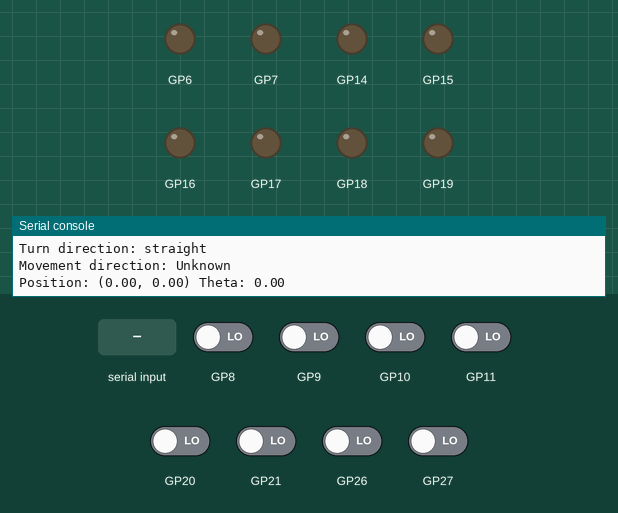
Simulated run of this program. Board: Raspberry Pi Pico running MicroPython. Parts: output pins drawn as LEDs (lit = HIGH), the last lines printed to the serial console. The inputs (shaded band) are chosen by the test bench; at power-on: GP8–11, GP20, GP21, GP26, GP27 LOW.

Above: at 1.2 s.
1.3 s: "maju" typed at the serial console, then Enter
At 2.5 s:
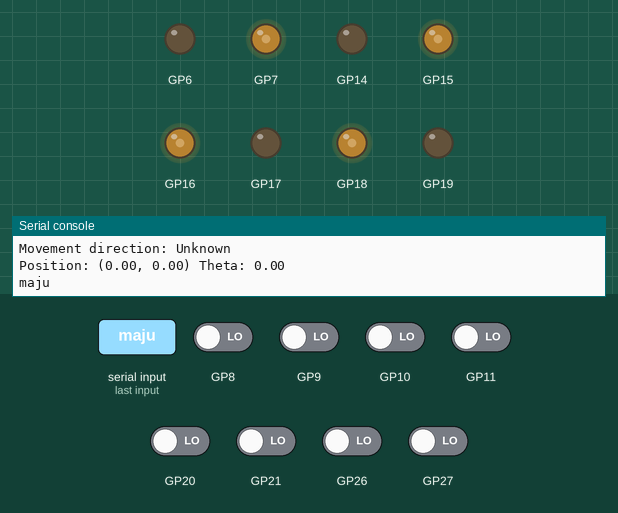
2.8 s: "mundur" typed at the serial console, then Enter
4.3 s: "kiri" typed at the serial console, then Enter
At 4.9 s:
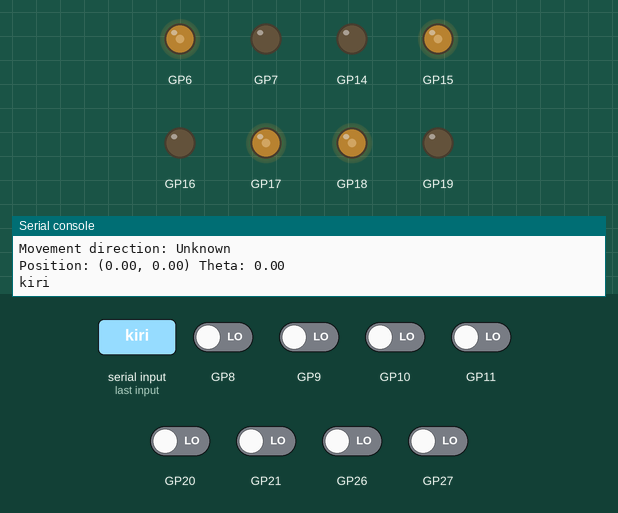
Timing chart, 0 to 7.3 s (numbered marks = the images above; inputs shaded):
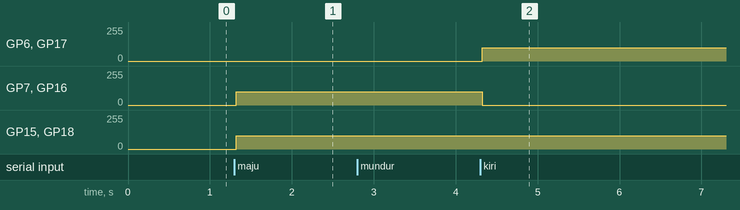

Measured:
- after the input at 1.3 s, GP7, GP15, GP16, GP18: 0/255 → 100/255 at once
- after the input at 4.3 s, GP6, GP17: 0/255 → 100/255 at once; GP7, GP16: 100/255 → 0/255 at once

The program:

tesPosisi.py
```python
from machine import Pin, PWM, Timer, UART
import utime, time
import select
import sys
import math

machine.freq(200000000)
# motor 1 depan kiri, 2 depan kanan, 3 belakang kiri, 4 belakang kanan

# Define GPIO pins for each encoder channel
encoder_channels = [(8, 9), (27, 26), (10, 11), (21, 20)]  # Each tuple contains (channel_A, channel_B) pins for an encoder

# Define driver pins for motors
motor_pins = [(6, 7), (19, 18), (14, 15), (17, 16)]  # Each tuple contains (RPWM, LPWM) pins for a motor

poll_obj = select.poll()
poll_obj.register(sys.stdin, select.POLLIN)

# Set up the GPIO pins as outputs for motors
motors = []
for rpwm_pin, lpwm_pin in motor_pins:
    rpwm = Pin(rpwm_pin, Pin.OUT)
    lpwm = Pin(lpwm_pin, Pin.OUT)
    motors.append((PWM(rpwm), PWM(lpwm)))

# Set PWM frequency and initial duty cycle for all motors
for rpwm, lpwm in motors:
    rpwm.freq(10000)
    lpwm.freq(10000)
    rpwm.duty_u16(0)
    lpwm.duty_u16(0)

encoder_counts = [0, 0, 0, 0]
previous_encoder_counts = [0, 0, 0, 0]  # Initialize previous_encoder_counts

# Setup GPIO pins as inputs with pull-down resistors for encoders
encoders = []
encoder_handlers = []

def handle_encoder(encoder_index):
    global encoder_counts

    encoder_a, encoder_b = encoders[encoder_index]
    current_encoder_state = (encoder_a.value() << 1) | encoder_b.value()
    if current_encoder_state == 0b00 and previous_encoder_states[encoder_index] == 0b01:
        encoder_counts[encoder_index] -= 1
    elif current_encoder_state == 0b00 and previous_encoder_states[encoder_index] == 0b10:
        encoder_counts[encoder_index] += 1
    previous_encoder_states[encoder_index] = current_encoder_state

# Set interrupt untuk pembacaan encoder
previous_encoder_states = [0, 0, 0, 0]

for i in range(len(encoder_channels)):
    channel_A, channel_B = encoder_channels[i]
    encoder_a = Pin(channel_A, Pin.IN, Pin.PULL_DOWN)
    encoder_b = Pin(channel_B, Pin.IN, Pin.PULL_DOWN)
    encoders.append((encoder_a, encoder_b))

    def create_handler(index):
        def handler(pin):
            handle_encoder(index)
        return handler

    encoder_handler = create_handler(i)
    encoder_handlers.append(encoder_handler)

    encoder_a.irq(handler=encoder_handler, trigger=Pin.IRQ_RISING|Pin.IRQ_FALLING)
    encoder_b.irq(handler=encoder_handler, trigger=Pin.IRQ_RISING|Pin.IRQ_FALLING)

def stop_motors():
    for rpwm, lpwm in motors:
        rpwm.duty_u16(0)
        lpwm.duty_u16(0)

def drive_motor(motor_index, R, L):
    rpwm, lpwm = motors[motor_index]
    rpwm.duty_u16(R)
    lpwm.duty_u16(L)

def switch_case(case):
    if case == "maju":
        case_maju()
    elif case == "mundur":
        case_mundur()
    elif case == "kiri":
        case_kiri()
    elif case == "kanan":
        case_kanan()
    elif case == "cw":
        case_cw()
    elif case == "ccw":
        case_ccw()
    elif case == "d_kanan_fw":
        case_d_kanan_fw()
    elif case == "d_kiri_fw":
        case_d_kiri_fw()
    elif case == "d_kanan_bw":
        case_d_kanan_bw()
    elif case == "d_kiri_bw":
        case_d_kiri_bw()
    elif case == "pivotatas":
        case_pivotatas()
    elif case == "pivotkanan":
        case_pivotkanan()
    else:
        case_default()

def case_maju():
    drive_motor(0, 0, pwm_send_fw)
    drive_motor(1, 0, pwm_front_fw)
    drive_motor(2, 0, pwm_send_fw)
    drive_motor(3, 0, pwm_back_fw)

def case_mundur():
    drive_motor(0, pwm_send_bw, 0)
    drive_motor(1, pwm_front_bw, 0)
    drive_motor(2, pwm_send_bw, 0)
    drive_motor(3, pwm_back_bw, 0)

def case_kiri():
    drive_motor(0, pwm_send_bw, 0)
    drive_motor(1, 0, pwm_front_fw)
    drive_motor(2, 0, pwm_send_fw)
    drive_motor(3, pwm_back_bw, 0)

def case_kanan():
    drive_motor(0, 0, pwm_send_fw)
    drive_motor(1, pwm_front_bw, 0)
    drive_motor(2, pwm_send_bw, 0)
    drive_motor(3, 0, pwm_back_fw)

def case_cw():
    drive_motor(0, 0, pwm_send_fw)
    drive_motor(1, pwm_front_bw, 0)
    drive_motor(2, 0, pwm_send_fw)
    drive_motor(3, pwm_back_bw, 0)

def case_ccw():
    drive_motor(0, pwm_send_bw, 0)
    drive_motor(1, 0, pwm_front_fw)
    drive_motor(2, pwm_send_bw, 0)
    drive_motor(3, 0, pwm_back_fw)

def case_d_kanan_fw():
    drive_motor(0, 0, pwm_send_fw)
    drive_motor(1, 0, 0)
    drive_motor(2, 0, 0)
    drive_motor(3, 0, pwm_send_fw)

def case_d_kiri_fw():
    drive_motor(0, 0, 0)
    drive_motor(1, 0, pwm_send_fw)
    drive_motor(2, 0, pwm_send_fw)
    drive_motor(3, 0, 0)

def case_d_kanan_bw():
    drive_motor(0, 0, 0)
    drive_motor(1, pwm_send_bw, 0)
    drive_motor(2, pwm_send_bw, 0)
    drive_motor(3, 0, 0)

def case_d_kiri_bw():
    drive_motor(0, pwm_send_bw, 0)
    drive_motor(1, 0, 0)
    drive_motor(2, 0, 0)
    drive_motor(3, pwm_send_bw, 0)

def case_pivotkanan():
    drive_motor(0, 0, pwm_send_fw)
    drive_motor(1, 0, 0)
    drive_motor(2, 0, pwm_send_fw)
    drive_motor(3, 0, 0)

def case_pivotatas():
    drive_motor(0, 0, pwm_send_fw)
    drive_motor(1, pwm_send_bw, 0)
    drive_motor(2, 0, 0)
    drive_motor(3, 0, 0)

def case_default():
    stop_motors()
    sys.stdout.write("Default case\n")

def convert_8bit_to_16bit_pwm(pwm_8bit):
    max_8bit_value = 255.00  # Maximum value for 8-bit PWM
    max_16bit_value = 65535.00  # Maximum value for 16-bit PWM

    const_front_fw = 1
    const_back_fw = 1
    const_front_bw = 1.1
    const_back_bw = 1

    # Scale the 8-bit PWM value to fit within the range of the 16-bit PWM
    pwm_16bit = (pwm_8bit / max_8bit_value) * max_16bit_value

    pwm_front_fw = pwm_16bit * const_front_fw
    pwm_back_fw = pwm_16bit * const_back_fw
    pwm_front_bw = pwm_16bit * const_front_bw
    pwm_back_bw = pwm_16bit * const_back_bw

    # Round to the nearest integer
    pwm_send_fw = int(round(pwm_16bit))
    pwm_send_bw = int(round(pwm_16bit))

    pwm_front_fwx = int(round(pwm_front_fw))
    pwm_back_fwx = int(round(pwm_back_fw))
    pwm_front_bwx = int(round(pwm_front_bw))
    pwm_back_bwx = int(round(pwm_back_bw))

    if pwm_front_bw <= 13000:
        pwm_front_bw = pwm_front_bw + 3000
    if pwm_back_bw <= 13000:
        pwm_back_bw = pwm_front_bw + 3000
    if pwm_send_bw <= 13000:
        pwm_send_bw = pwm_send_bw + 3000

    return pwm_send_fw, pwm_send_bw, pwm_front_fwx, pwm_back_fwx, pwm_front_bwx, pwm_back_bwx

# Constants for odometry
WHEEL_DIAMETER = 0.0601  # Example wheel diameter in meters
ENCODER_COUNTS_PER_REV = 400  # Example encoder counts per revolution
WHEEL_BASE = 0.325  # Distance between the left and right wheels

# Calculate distance per encoder count
distance_per_count = (math.pi * WHEEL_DIAMETER) / ENCODER_COUNTS_PER_REV

# Robot position and orientation
x_pos = 0.0
y_pos = 0.0
theta = 0.0

# Function to detect diagonal movement
def detect_diagonal_movement():
    global encoder_counts
    global previous_encoder_counts

    # Calculate the distance each wheel has traveled
    distances = [(encoder_counts[i] - previous_encoder_counts[i]) * distance_per_count for i in range(4)]

    # Identify diagonal movement patterns
    if distances[0] > 0 and distances[3] > 0 and distances[1] == 0 and distances[2] == 0:
        movement_direction = "Forward-Right Diagonal"
    elif distances[0] < 0 and distances[3] < 0 and distances[1] == 0 and distances[2] == 0:
        movement_direction = "Backward-Left Diagonal"
    elif distances[0] < 0 and distances[3] < 0 and distances[1] > 0 and distances[2] > 0:
        movement_direction = "Forward-Left Diagonal"
    elif distances[0] == 0 and distances[3] == 0 and distances[1] < 0 and distances[2] < 0:
        movement_direction = "Backward-Right Diagonal"
    else:
        movement_direction = "Unknown"

    sys.stdout.write("Movement direction: {}\n".format(movement_direction))

# Update robot position based on encoder counts
def update_position():
    global x_pos, y_pos, theta
    global encoder_counts
    global previous_encoder_counts

    # Calculate the distance each wheel has traveled
    distances = [(encoder_counts[i] - previous_encoder_counts[i]) * distance_per_count for i in range(4)]

    # Average the distances for each side of the robot
    distance_left = (distances[0] + distances[2]) / 2.0
    distance_right = (distances[1] + distances[3]) / 2.0

    # Calculate the change in position and orientation
    delta_theta = (distance_right - distance_left) / WHEEL_BASE
    delta_x = (distance_left + distance_right) / 2.0 * math.cos(theta + delta_theta / 2.0)
    delta_y = (distance_left + distance_right) / 2.0 * math.sin(theta + delta_theta / 2.0)

    # Update the robot's position and orientation
    x_pos += delta_x
    y_pos += delta_y
    theta += delta_theta

    # Normalize theta to be within -pi to pi
    theta = (theta + math.pi) % (2 * math.pi) - math.pi

    # Print the turn direction
    if delta_theta > 0:
        turn_direction = "right"
    elif delta_theta < 0:
        turn_direction = "left"
    else:
        turn_direction = "straight"

    sys.stdout.write("Turn direction: {}\n".format(turn_direction))

    # Detect diagonal movement direction
    detect_diagonal_movement()

    # Update previous encoder counts
    previous_encoder_counts = encoder_counts.copy()

# Initialize motor PWM values
pwm_send_fw, pwm_send_bw, pwm_front_fw, pwm_back_fw, pwm_front_bw, pwm_back_bw = convert_8bit_to_16bit_pwm(100.0)

try:
    while True:
        if poll_obj.poll(0):
            movement = sys.stdin.readline().strip()

            if movement:
                switch_case(movement)
                sys.stdin.readline()

                # Reset encoder counts to 0
                #encoder_counts = [0, 0, 0, 0]

        # Update the robot's position
        update_position()

        # Print the robot's position and orientation
        sys.stdout.write("Position: ({:.2f}, {:.2f}) Theta: {:.2f}\n".format(x_pos, y_pos, theta))


        # Check if any encoder has reached its target count and stop the corresponding motor
        for i in range(len(encoder_channels)):
            if encoder_counts[i] >= 4000:  # 3786 counts per rotation * 10 rotations
                drive_motor(i, 0, 0)

        # Short delay to allow for periodic updates
        time.sleep(0.1)

except KeyboardInterrupt:
    stop_motors()
    pass
```
